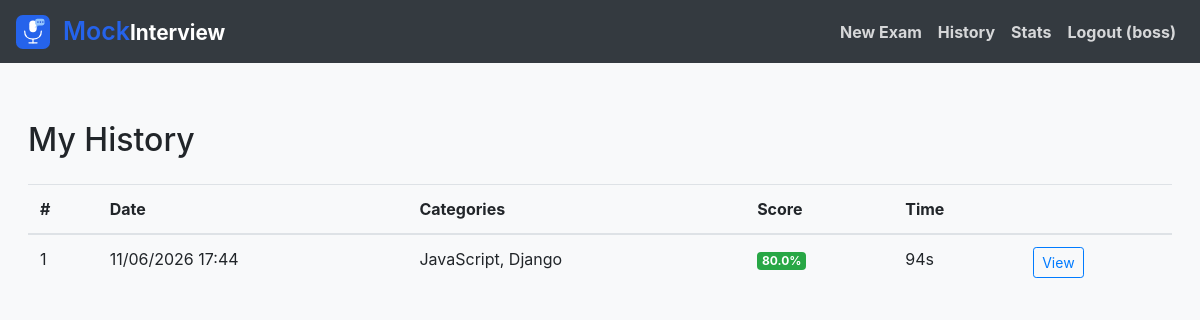
The app's page /history (signed in) with its own data.
### interviews/models.py (models this page shows, shortened)
class User(AbstractUser):
    class Meta:
        app_label = 'interviews'

class Exam(models.Model):
    user = models.ForeignKey(User, on_delete=models.CASCADE, related_name='exams')
    categories = models.ManyToManyField(Category)
    created_at = models.DateTimeField(auto_now_add=True)
    completed = models.BooleanField(default=False)
    duration_seconds = models.IntegerField(default=0)

class Category(models.Model):
    name = models.CharField(max_length=64)
    icon = models.CharField(max_length=64, blank=True)

class Result(models.Model):
    exam = models.OneToOneField(Exam, on_delete=models.CASCADE, related_name='result')
    total_questions = models.IntegerField()
    correct_answers = models.IntegerField()
    score_percentage = models.FloatField()
    created_at = models.DateTimeField(auto_now_add=True)

### interviews/views.py (the view)
# urls.py: path('history', views.history, name='history'),
@login_required
def history(request):
    exams = Exam.objects.filter(
        user=request.user,
        completed=True
    ).order_by('-created_at').select_related('result')
    return render(request, 'interviews/history.html', {
        'exams': exams
    })

### interviews/templates/interviews/history.html (shortened to what this page needs)
{% extends "interviews/layout.html" %}
{% block body %}
<h2>My History</h2>
{% if exams %}
<table class="table mt-3">
    <thead>
        <tr>
            <th>#</th>
            <th>Date</th>
            <th>Categories</th>
            <th>Score</th>
            <th>Time</th>
            <th></th>
        </tr>
    </thead>
    <tbody>
        {% for exam in exams %}
        <tr>
            <td>{{ exam.id }}</td>
            <td>{{ exam.created_at|date:"d/m/Y H:i" }}</td>
            <td>{% for cat in exam.categories.all %}{{ cat.name }}{% if not forloop.last %}, {% endif %}{% endfor %}</td>
            <td>
                <span class="badge {% if exam.result.score_percentage >= 80 %}badge-success{% elif exam.result.score_percentage >= 60 %}badge-warning{% else %}badge-danger{% endif %}">
                    {{ exam.result.score_percentage }}%
                </span>
            </td>
            <td>{{ exam.duration_seconds }}s</td>
            <td><a href="{% url 'interviews:result' exam.id %}" class="btn btn-sm btn-outline-primary">View</a></td>
        </tr>
        {% endfor %}
    </tbody>
</table>
{% else %}
<p class="mt-3 text-muted">No exams yet. <a href="{% url 'interviews:new_exam' %}">Start one!</a></p>
{% endif %}
{% endblock %}

### interviews/templates/interviews/layout.html (shortened to what this page needs)
{% load static %}
<!DOCTYPE html>
<html lang="en">
<head>
    <link rel="stylesheet" href="https://stackpath.bootstrapcdn.com/bootstrap/4.4.1/css/bootstrap.min.css">
    <link rel="stylesheet" href="{% static 'interviews/styles.css' %}">
</head>
<body>
    <header class="header">
        <div class="header-container">
            <nav class="navbar navbar-expand-lg navbar-dark">
                <a class="navbar-brand d-flex align-items-center" href="#" style="gap: 8px;">
                    <span style="color: white; margin-left: 5px;"><span style="color:#2563EB; font-weight:600; font-size: larger;">Mock</span>Interview</span>
                </a>
                <div class="collapse navbar-collapse" id="navbarNav">
                    <div class="navbar-nav ml-auto">
                        {% if user.is_authenticated %}
                            <a class="nav-link" href="{% url 'interviews:new_exam' %}">New Exam</a>
                            <a class="nav-link" href="{% url 'interviews:history' %}">History</a>
                            <a class="nav-link" href="{% url 'interviews:stats' %}">Stats</a>
                            <a class="nav-link" href="{% url 'interviews:logout' %}">Logout ({{ user.username }})</a>
                        {% else %}
                            <a class="nav-link" href="{% url 'interviews:login' %}">Login</a>
                            <a class="nav-link" href="{% url 'interviews:register' %}">Register</a>
                        {% endif %}
                    </div>
                </div>
            </nav>
        </div>
    </header>
    <div style="display: flex; width: 100%; justify-content: center; margin-top: 30px;">
        <div style="display: flex; flex-direction: column; width: 100%; max-width: 1400px; min-height: 80vh; padding: 28px;">
            {% block body %}{% endblock %}
        </div>
    </div>
</body>
</html>

### interviews/static/interviews/styles.css (style rules this page uses)
body { background-color: #f8f9fa; }
.navbar-brand { font-weight: bold; font-size: 1.3rem; }

### interviews/templates/interviews/layout.html (style rules this page uses)
.header { background-color: #343a40; width: 100%; }
.header-container { max-width: 1400px; margin: 0 auto; width: 100%; }
.navbar-nav .nav-link { font-weight: bolder; color: rgba(255, 255, 255, 0.8) !important; }

### records on screen
User: username "boss"
Exam: id "1", created_at "11/06/2026 17:44", result.score_percentage "80.0", duration_seconds "94"
Category: name "JavaScript"
Category: name "Django"
